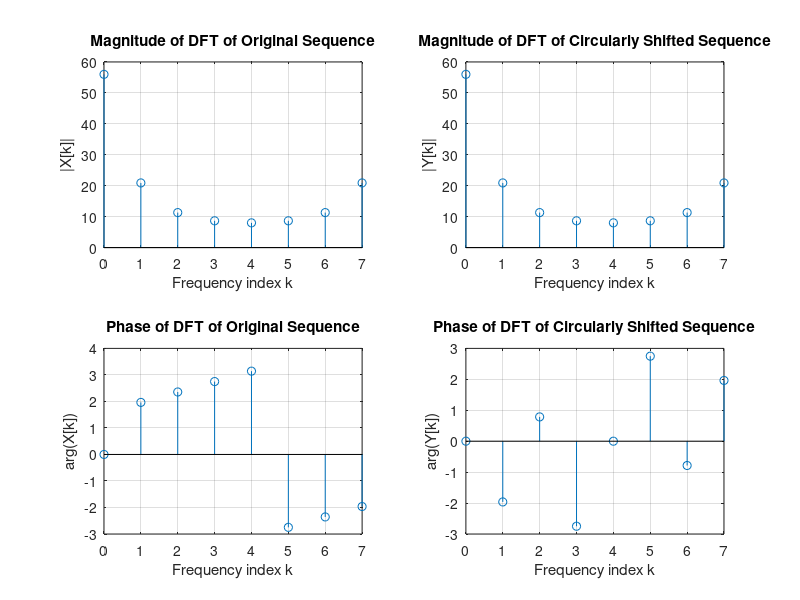

Write MATLAB code to recreate this figure.
% Program P3_35
% Circular Time-Shifting Property of DFT
clf;
x = [0 2 4 6 8 10 12 14 ]; % original sequence x
N = length(x)-1; n = 0:N; % time index vector
% set y equal to the circular shift left of x
y = circshift(x,5);
XF = fft(x); % DFT of x
YF = fft(y); % DFT of y
subplot(2,2,1);
% plot the spectral magnitudes of the original and shifted sequences
stem(n,abs(XF));grid;
title('Magnitude of DFT of Original Sequence');
xlabel('Frequency index k');
ylabel('|X[k]|');
subplot(2,2,2);
stem(n,abs(YF));grid;
title('Magnitude of DFT of Circularly Shifted Sequence');
xlabel('Frequency index k');
ylabel('|Y[k]|');
% plot the spectral phases of the original and shifted sequences
subplot(2,2,3);
stem(n,angle(XF));grid;
title('Phase of DFT of Original Sequence');
xlabel('Frequency index k');
ylabel('arg(X[k])');
subplot(2,2,4);
stem(n,angle(YF));grid;
title('Phase of DFT of Circularly Shifted Sequence');
xlabel('Frequency index k');
ylabel('arg(Y[k])');
